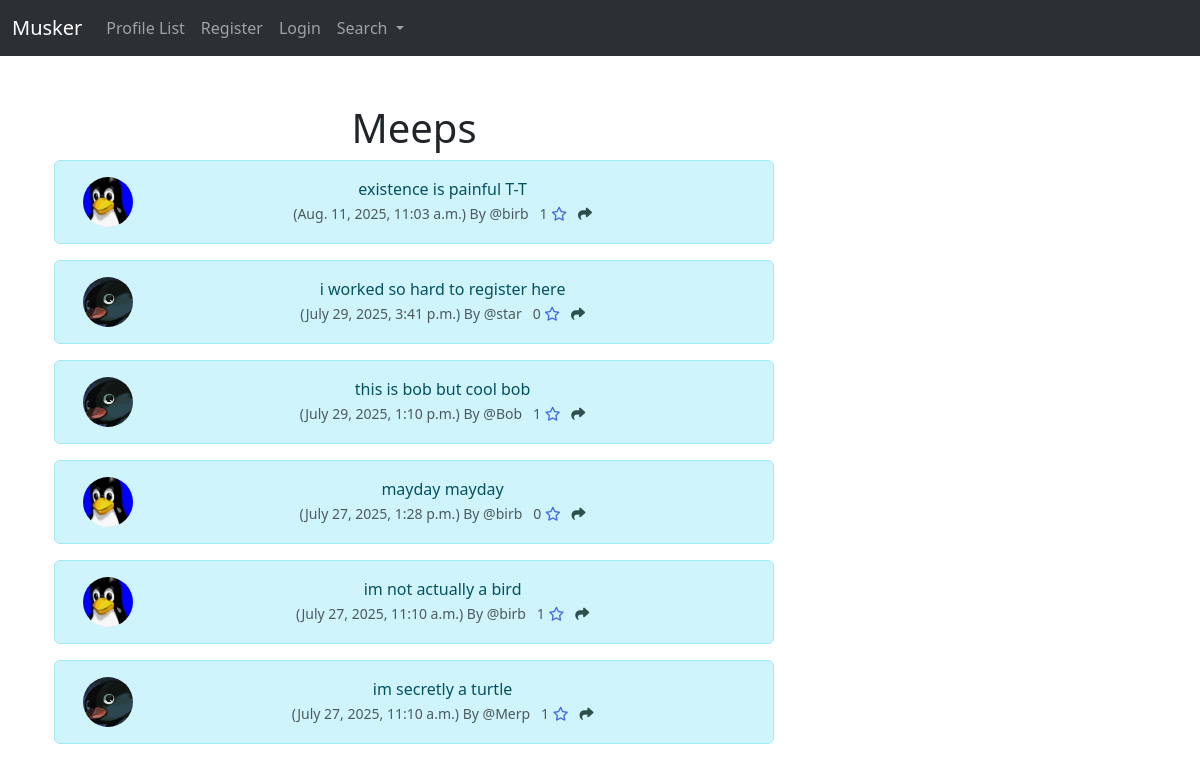
The page / on the database its author committed.
### musker/models.py (models this page shows, shortened)
class Meep(models.Model):
    user = models.ForeignKey(User, related_name="meeps", on_delete=models.DO_NOTHING)
    body = models.CharField(max_length=200)
    created_at = models.DateTimeField(auto_now_add=True)
    likes = models.ManyToManyField(User, related_query_name="meep_like", blank=True)
    def number_of_likes(self):
        return self.likes.count()

class Profile(models.Model):
    user = models.OneToOneField(User, on_delete=models.CASCADE)
    follows = models.ManyToManyField("self",
                                     related_name="followed_by",
                                     symmetrical=False,
                                     blank=True)
    date_modified = models.DateTimeField(User, auto_now=True)
    profile_image = models.ImageField(null = True, blank = True, upload_to="images/")
    profile_bio = models.CharField(null=True, blank=True, max_length=500)
    homepage_link = models.CharField(null=True, blank=True, max_length=100)
    facebook_link = models.CharField(null=True, blank=True, max_length=100)
    instagram_link =models.CharField(null=True, blank=True, max_length=100)
    linkedin_link = models.CharField(null=True, blank=True, max_length=100)

### musker/views.py (the view)
# urls.py: path('', views.home, name="home"),
def home(request):
    if request.user.is_authenticated:
        form = MeepForm(request.POST or None)
        if request.method == "POST":
            if form.is_valid():
                meep = form.save(commit=False)
                meep.user = request.user
                meep.save()
                messages.success(request, ("The Meep Has Been Posted"))
                return redirect('home')
        meeps = Meep.objects.all().order_by("-created_at")
        return render(request, 'home.html', {"meeps": meeps, "form": form})
    else:
        meeps = Meep.objects.all().order_by("-created_at")
        return render(request, 'home.html', {"meeps": meeps})

### musker/templates/home.html (shortened to what this page needs)
{% extends 'base.html' %}
{% load static %}
{% block content %}
<div class="container text-center">
    <div class="row">
        <div class="col-8">
    <br>
    <h1>Meeps</h1>
    {%  for meep in meeps %}
        <div class="alert alert-info" role="alert">
<div class="container">
    <div class="row">
        <div class="col-1">
            {% if meep.user.profile.profile_image %}
                <img src="{{ meep.user.profile.profile_image.url }}"
                alt="{{ profile.user.username}}"
                width="50"
                height="50"
                class="rounded-circle">
                {% else %}
                <img src="{% static 'images/noot.png' %}"
                alt="{{ profile.user.username}}"
                width="50"
                height="50"
                class="rounded-circle">
            {% endif %}
        </div>
        <div class="col-11">
        {{ meep.body }}
        <br>
        <small class="text-muted">
            ({{ meep.created_at }}) By
            @{{ meep.user.username }}
            {{ meep.number_of_likes }}
            {% if user in meep.likes.all %}
             <a href="{% url 'meep_like' meep.id %}">
                <i class="fa-solid fa-star" style="color: royalblue;"></i></a>
            {% else %}
            <a href="{% url 'meep_like' meep.id %}">
                <i class="fa fa-star-o" style="color: royalblue;"></i></a>
            {% endif %}
            <a href="{% url 'meep_show' meep.id %}">
                <i class="fa-solid fa-share" style="color: DarkSlateGray;"></i></a>
        </small>
        </div>
        <br/><br/>
        </div>
    </div>
</div>
    {% endfor %}
</div>
<div class="col-4">
        <br>
        <br>
</div>
{% endblock %}

### rows shown on the page
Meep: user.profile.profile_image (picture), body "existence is painful T-T", created_at "Aug. 11, 2025, 11:03 a.m.", user.username "birb", number_of_likes "1"
Meep: body "i worked so hard to register here", created_at "July 29, 2025, 3:41 p.m.", user.username "star", number_of_likes "0"
Meep: body "this is bob but cool bob", created_at "July 29, 2025, 1:10 p.m.", user.username "Bob", number_of_likes "1"
Meep: user.profile.profile_image (picture), body "mayday mayday", created_at "July 27, 2025, 1:28 p.m.", user.username "birb", number_of_likes "0"
Meep: user.profile.profile_image (picture), body "im not actually a bird", created_at "July 27, 2025, 11:10 a.m.", user.username "birb", number_of_likes "1"
Meep: body "im secretly a turtle", created_at "July 27, 2025, 11:10 a.m.", user.username "Merp", number_of_likes "1"
